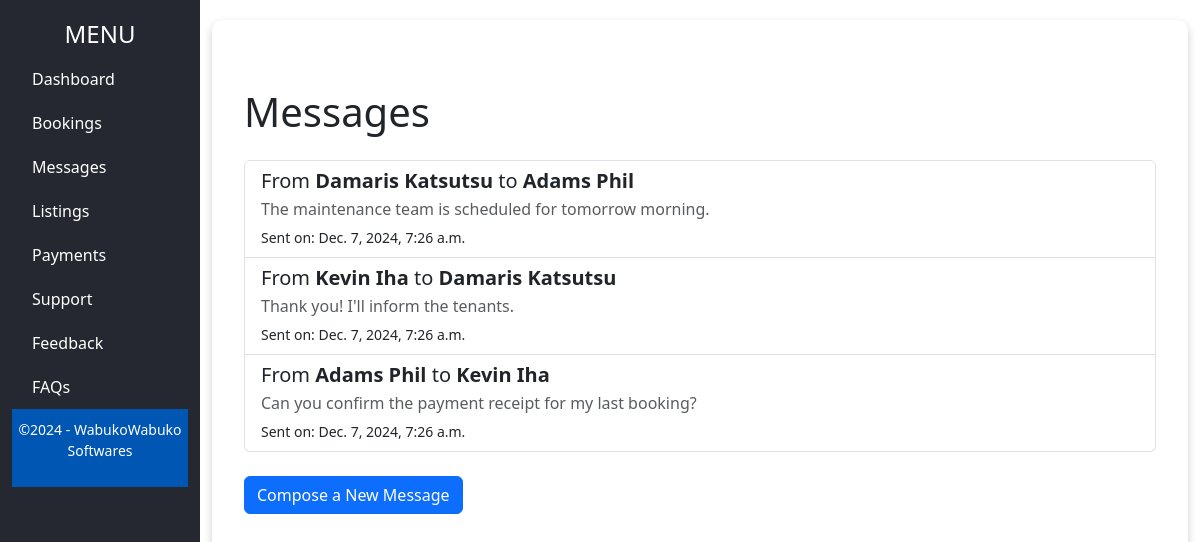
The app's page /messagesM/ (signed in) with its own data.
### App/models.py (models this page shows)
class Message(models.Model):
    sender = models.ForeignKey(User, on_delete=models.CASCADE, related_name='sent_messages')
    receiver = models.ForeignKey(User, on_delete=models.CASCADE, related_name='received_messages')
    content = models.TextField()
    created_at = models.DateTimeField(auto_now_add=True)

class User(models.Model):
    email = models.EmailField(max_length=50, blank=False, null=False, unique=True)
    password = models.CharField(max_length=150)
    username = models.CharField(max_length=150)
    phone = models.CharField(max_length=20, blank=True, null=True)
    balance = models.DecimalField(max_digits=10, decimal_places=2, default=0.00)  # Add balance field

### App/views.py (the view)
# urls.py: path('messagesM/', views.messagesM, name="messages_page"),
@login_required
def messagesM(request):
    dataMessages = Message.objects.all()
    return render(request, "messagesM.html", {'dataMessages': dataMessages})

### App/templates/messagesM.html (shortened to what this page needs)
{% extends 'baseForAfterLogin.html' %}
{% block mainContent %}
    <div class="container my-5">
        <h1 class="mb-4">Messages</h1>
        <div class="list-group">
            {% for message in dataMessages %}
            <div class="list-group-item list-group-item-action position-relative">
                <h5 class="mb-1">From <strong>{{ message.sender.username }}</strong> to <strong>{{ message.receiver.username }}</strong></h5>
                <p class="mb-1 text-muted">{{ message.content }}</p>
                <small>Sent on: {{ message.created_at }}</small>
            </div>
            {% endfor %}
        </div>
        <button class="btn btn-primary mt-4" data-bs-toggle="modal" data-bs-target="#composeMessageModal">Compose a New Message</button>
    </div>
{% endblock mainContent %}

### App/templates/messagesM.html (style rules this page uses)
.list-group-item { transition: background-color 0.3s ease; }

### records on screen
Message: sender.username "Damaris Katsutsu", receiver.username "Adams Phil", content "The maintenance team is scheduled for tomorrow morning.", created_at "Dec. 7, 2024, 7:26 a.m."
Message: sender.username "Kevin Iha", receiver.username "Damaris Katsutsu", content "Thank you! I'll inform the tenants.", created_at "Dec. 7, 2024, 7:26 a.m."
Message: sender.username "Adams Phil", receiver.username "Kevin Iha", content "Can you confirm the payment receipt for my last booking?", created_at "Dec. 7, 2024, 7:26 a.m."
